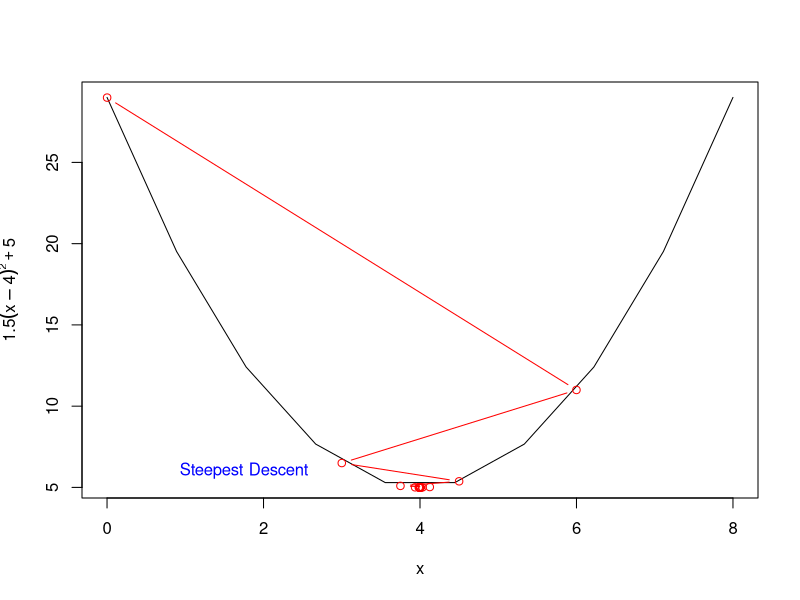

Generate this figure with R:
f<-function(x) {
  1.5*(x-4)^2 + 5
}
grad<-function(x){
  1.5*2*(x-4)
}
x_val <- seq(0,8,len = 10)
x_val
# plot x_val and f(x_val)
plot(x_val , f (x_val), type="l",xlab="x",ylab=expression(1.5*(x-4)^2 +5))
# plot grad
#plot(x_val , grad (x_val), type="l",xlab="x",ylab=expression(1.5*2*(x-4)))
#initial value x[0]
x <- 0.001
#constant step size
alpha <- 0.5
# stores the values of x to create a plot
x_plot <- x
# stores the values of f(x) to create a plot
f_plot <- f(x)
# x -values are stored
x_optimal <- x
# the algorithm is run for 100 iterations
for (iter in 1:100) {
  #x[k+1] = x[k]-alpha*grad(f(x))
  x <- x - alpha*grad(x)
  # x vector updated for each iteration 
  x_optimal <- c(x_optimal,x)
  # update for the x values of the plot 
  x_plot <- c(x_plot,x)
  # update for the plot
  f_plot <- c(f_plot,f(x))
}
lines ( x_plot , f_plot , type="b",col="red") 
text (0.8,6, "Steepest Descent",col="blue",pos= 4)

#print the values
x_optimal
